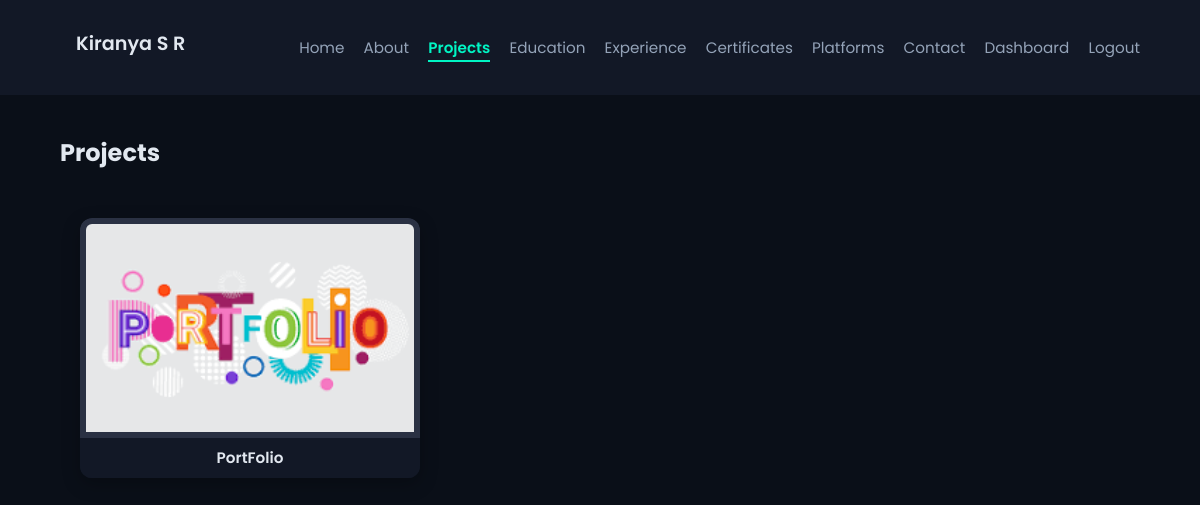
Screenshot of /projects (signed in) with the database file from the repository.
### tables this page shows
CREATE TABLE projects (
        id INTEGER PRIMARY KEY AUTOINCREMENT, title TEXT, description TEXT, tech_stack TEXT,
        github TEXT, demo TEXT, image TEXT, outcome TEXT, tools TEXT, use_case TEXT
    );

### app.py (the view)
@app.route('/projects')
def projects():
    conn = get_db_connection()
    c = conn.cursor()
    c.execute('SELECT * FROM projects')
    projects_list = [{
        'id': r[0], 'title': r[1], 'description': r[2], 'tech_stack': r[3],
        'github': r[4], 'demo': r[5], 'image': r[6], 'outcome': r[7],
        'tools': r[8], 'use_case': r[9]
    } for r in c.fetchall()]
    conn.close()
    return render_template('projects.html', projects=projects_list)

### app.py (called while the page is built)
def get_db_connection():
    return sqlite3.connect(DATABASE_PATH)

### templates/projects.html (shortened to what this page needs)
{% extends "layout.html" %}
{% block content %}
<link rel="stylesheet" href="{{ url_for('static', filename='css/projects.css') }}">
<h2 class="projects-heading">Projects</h2>
<div class="projects-container">
  {% for p in projects %}
    <div class="project-card" onclick="openPopup({{ loop.index0 }})">
  <img src="{{ url_for('static', filename='images/' ~ (p.image if p.image else 'default.png')) }}" alt="{{ p.title }}">
  <h3>{{ p.title }}</h3>
</div>
  {% endfor %}
</div>
{% endblock %}

### static/css/style.css (style rules this page uses)
:root { --bg-dark-primary: #0a0f18; --bg-dark-secondary: #121826; --border-color: #2a3143; --primary-accent: #00f5c4; --text-primary: #e2e8f0; --text-secondary: #94a3b8; }
body { font-family: 'Poppins', sans-serif; margin: 0; padding: 0; background-color: var(--bg-dark-primary); color: var(--text-primary); }
h1, h2, h3, h4 { font-family: 'Poppins', sans-serif; color: var(--text-primary); margin: 0 0 0.5rem; }

### static/css/projects.css (style rules this page uses)
.projects-container { display: grid; grid-template-columns: repeat(3, 1fr); gap: 30px; padding: 40px 20px; width: 100%; margin: 0 auto; justify-content: start; align-items: start; max-width: 1300px; }
.project-card { background-color: var(--bg-dark-secondary); border-radius: 12px; box-shadow: 0 6px 18px rgba(0, 0, 0, 0.25); overflow: hidden; cursor: pointer; transition: transform 0.3s ease, box-shadow 0.3s ease; color: var(--text-primary); display: flex; flex-direction: column; height: 260px; width: 100%; }
.project-card img { width: 100%; height: 220px; object-fit: cover; border-radius: 12px 12px 0 0; padding: 6px; background-color: var(--border-color); box-sizing: border-box; }
.project-card h3 { margin: 0; padding: 2px 6px; font-size: 0.95rem; font-weight: 600; color: var(--text-primary); background-color: var(--bg-dark-secondary); display: flex; align-items: center; justify-content: center; flex-grow: 1; height: auto; min-height: 30px; }

### rows the page displays
projects: image (picture), title "PortFolio"
